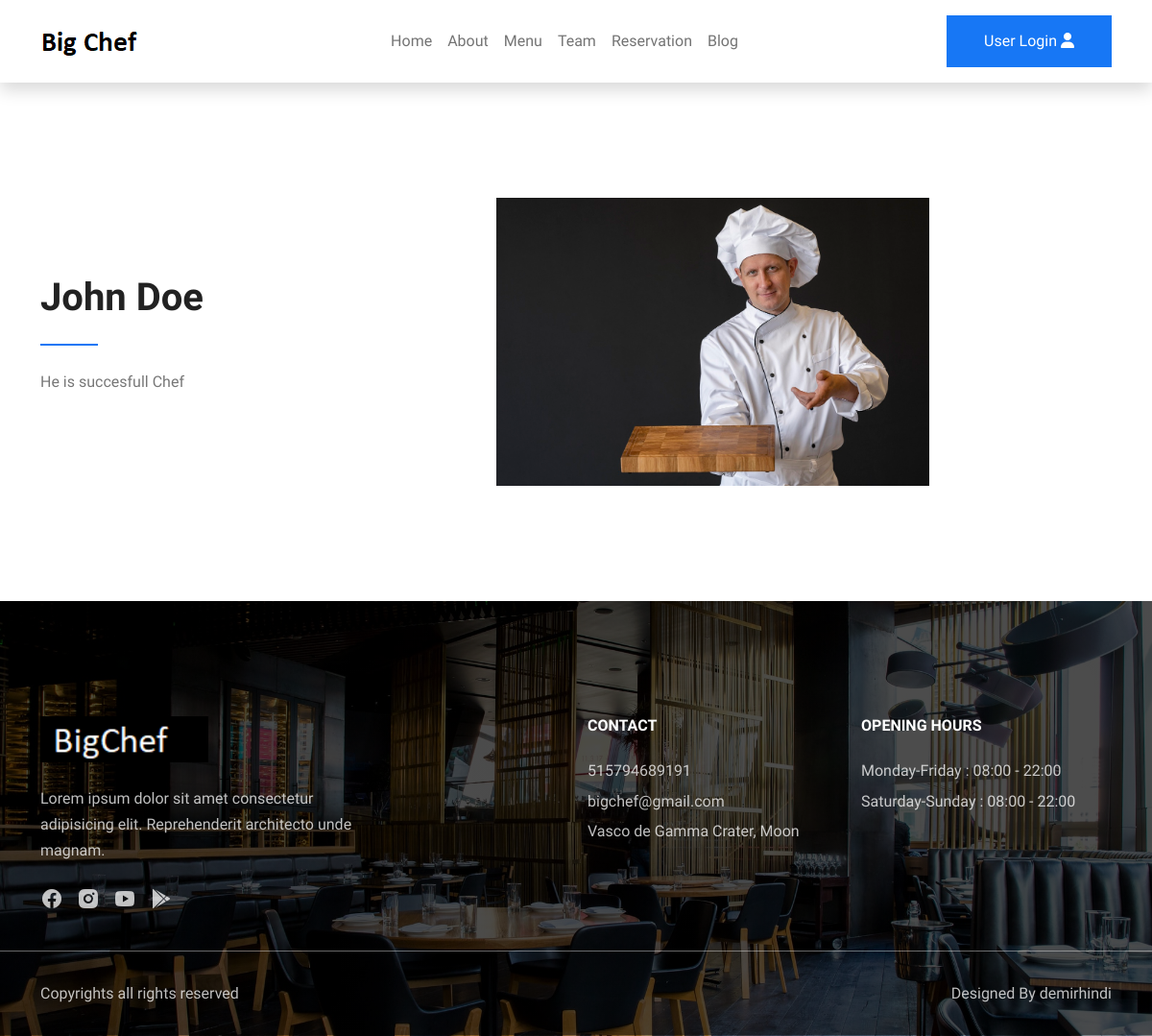
The page /chefdetail/1/ on the database its author committed.
### mainapp/models.py (models this page shows, shortened)
class Chef(models.Model):
    name = models.CharField(max_length=150,blank=True)
    desc = models.CharField(max_length=250,blank=True)
    photo = models.ImageField(upload_to="chef/chef",blank=True)
    class Meta:
        verbose_name='chef'
        verbose_name_plural='chefs'

class Contact(models.Model):
    number = models.IntegerField(blank=True)
    mail = models.CharField(max_length=150,blank=True)
    adress=models.CharField(max_length=550,blank=True)
    class Meta:
        verbose_name='contact'
        verbose_name_plural='contacts'

### mainapp/views.py (the view)
# urls.py: path('chefdetail/<int:id>/', views.chefdetail, name='chefdetail'),
def chefdetail(request,id):
    chefquery= Chef.objects.all()
    chefs=get_object_or_404(chefquery, id=id)
    context= {
        "chefs": chefs
    }
    return render(request,'detail/chefdetail.html',context)

### mainapp/context_processor.py (called while the page is built)
def menu_links2(request):
    links2 = Contact.objects.all()
    return dict(links2=links2)

### templates/detail/chefdetail.html
{% extends 'base.html' %}
{% load static %}
{% block content %}
<section id="about">
	<div class="container">
		<div class="row gy-4 align-items-center">
			<div class="col-lg-5">
				<h1>{{chefs.name}}</h1>
				<div class="divider my-4"></div>
				<p>{{chefs.desc}}</p>
			</div>
			<div class="col-lg-5">
				<img src="{{chefs.photo.url}}" alt="">
			</div>
		</div>
	</div>
</section>
{% endblock %}

### templates/include/footer.html
{% load static %}
<footer class="bg-cover">
    <div class="footer-top">
        <div class="container">
            <div class="row gy-5">
                {% for adres in links2 %}
                <div class="col-lg-4">
                    <img src="{% static 'images/whitelogo.png' %}" class="mb-4" alt="">
                    <p>Lorem ipsum dolor sit amet consectetur adipisicing elit. Reprehenderit architecto unde
                        magnam.</p>
                    <div class="social-links">
                        <a href="#"><i class="ri-facebook-circle-fill"></i></a>
                        <a href="#"><i class="ri-instagram-fill"></i></a>
                        <a href="#"><i class="ri-youtube-fill"></i></a>
                        <a href="#"><i class="ri-google-play-fill"></i></a>
                    </div>
                </div>
                <div class="col-lg-3 ms-auto">
                    <h6 class="text-white mb-4">CONTACT</h6>
                    <p class="mb-1">{{adres.number}}</p>
                    <p class="mb-1">{{adres.mail}}</p>
                    <p class="mb-0">{{adres.adress}}</p>
                </div>
                <div class="col-lg-3">
                    <h6 class="text-white mb-4">OPENING HOURS</h6>
                    <p class="mb-1">Monday-Friday : 08:00 - 22:00</p>
                    <p>Saturday-Sunday : 08:00 - 22:00</p>
                </div>
                {% endfor %}
            </div>
        </div>
    </div>
    <div class="footer-bottom">
        <div class="container">
            <div class="row gy-3 justify-content-between">
                <div class="col-auto">
                    <p class="mb-0">Copyrights all rights reserved</p>
                </div>
                <div class="col-auto">
                    <p class="mb-0">Designed By <a
                            href="#">demirhindi</a></p>
                </div>
            </div>
        </div>
    </div>
</footer>

### static/css/style.css (style rules this page uses)
body { font-family: "Spline Sans", sans-serif; color: #777; line-height: 1.7; }
h1,h2,h3,h4,h5,h6 { font-weight: 600; color: #222; }
a { color: #222; text-decoration: none; transition: all 0.4s; }
img { width: 100%; }
section { padding-top: 120px; padding-bottom: 120px; }
.bg-cover { background-position: center !important; background-size: cover !important; background-repeat: no-repeat !important; }
#about .divider { width: 60px; height: 2px; display: block; background-color: #1777f5; }
footer { background: linear-gradient(rgba(0, 0, 0, 0.7), rgba(0, 0, 0, 0.7)), url(../images/cover3.jpg); padding-top: 120px; padding-bottom: 30px; }
.footer-top { margin-bottom: 30px; }
footer p, footer a { color: rgba(255, 255, 255, 0.75); }
footer .social-links a { font-size: 24px; margin-right: 10px; }
footer img { max-width: 175px; }
.footer-bottom { padding-top: 30px; border-top: 1px solid rgba(255, 255, 255, 0.4); }

### rows shown on the page
Chef: name "John Doe", desc "He is succesfull Chef", photo (picture)
Contact: number "515794689191", mail "bigchef@gmail.com", adress "Vasco de Gamma Crater, Moon"
